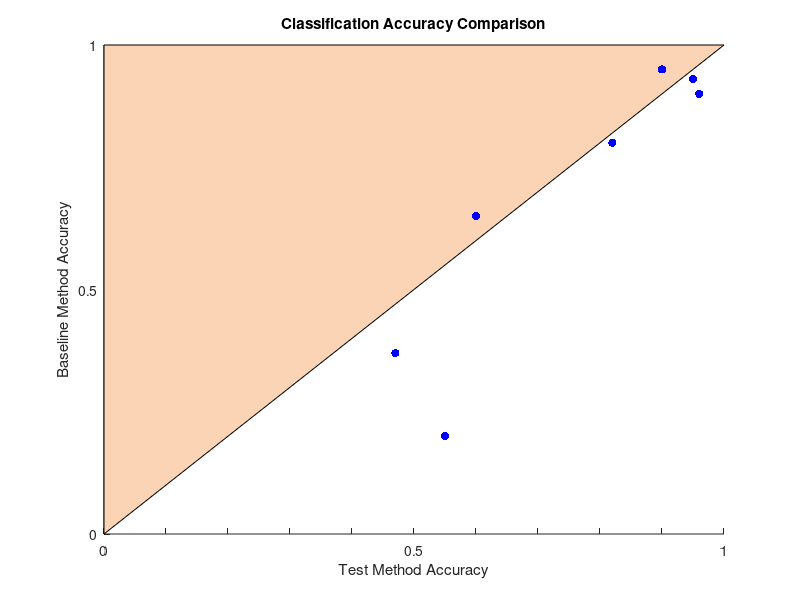

MATLAB code to generate this figure: (Note: this script raises an error after producing the figure.)
%% Plot classification accuracies
% Example of comparing classification accuracy of 2 methods
% Modeled after figure 8 in FastShapelets paper

% Start with some 'dummy' classification values for now
baseline_method_classifications = [80 65 20 37 95 93 90];
test_method_classifications = [82 60 55 47 90 95 96];

% Divide both my 100 (this will be needed for the actual data as well)
baseline_method_classifications = baseline_method_classifications/100;
test_method_classifications = test_method_classifications/100;

figure;
hold on;

% Change values to x and y for plotting clarity
x = test_method_classifications;
y = baseline_method_classifications;

% Shade in upper region
triangle_x = [0 0 1];
triangle_y = [0 1 1];
fill(triangle_x, triangle_y, [250,212,180]/255)

% Plot points
scatter(x, y, 'b', 'filled')

% Set x and y limits and tick labels
xlim([0 1]);
xticks(0:0.1:1);
xticklabels({'0', '', '', '', '', '0.5', '', '', '', '', '1'});

ylim([0 1]);
yticks(0:0.1:1);
yticklabels({'0', '', '', '', '', '0.5', '', '', '', '', '1'});

% Set axes labels and title
xlabel('Test Method Accuracy')
ylabel('Baseline Method Accuracy')
title('Classification Accuracy Comparison')

% Bring axes properties to the front so they're in front of the fill
ax = gca;

ax.Layer= 'top';
ax.Box = 'on';

% Label clearly where each algorithm is better
text(0.7, 0.2, 'In this area,', 'FontSize', 12)
text(0.7, 0.15, 'test algorithm is better', 'FontSize', 12)

text(0.1, 0.8, 'In this area,', 'FontSize', 12)
text(0.1, 0.75, 'baseline algorithm is better', 'FontSize', 12)
hold off;

%% Plot Accuracy Ratios
% Modeled after figure 11 in FastShapelets paper
figure;
hold on;

% Shade in NE and SW regions for true positives and true negatives
square_NE_x = [1 1 1.5 1.5];
square_NE_y = [1 1.5 1.5 1];
fill(square_NE_x, square_NE_y, [250,212,180]/255)

square_SW_x = [0.5 0.5 1 1];
square_SW_y = [0.5 1 1 0.5];
fill(square_SW_x, square_SW_y, [250,212,180]/255)

% Sample 'dummy' data
expected_ratios = [1.3 1.2 1.05 0.85 0.7 1.2 1.13];
actual_ratios = [1.1 1.4 0.9 0.7 1.43 0.9 1.1];
scatter(expected_ratios, actual_ratios, 'b', 'filled');

% Set x and y limits and tick labels
xlim([0.5 1.5]);
xticks(0.5:0.1:1.5);
xticklabels({'0.5', '', '', '', '', '1', '', '', '', '', '1.5'});

ylim([0.5 1.5]);
yticks(0.5:0.1:1.5);
yticklabels({'0.5', '', '', '', '', '1', '', '', '', '', '1.5'});

% Set axes labels and title
xlabel('Expected Ratio (Test vs. Baseline)')
ylabel('Actual Ratio (Test vs. Baseline)')
title('Accuracy Ratio')

% Bring axes properties to the front so they're in front of the fill
ax = gca;

ax.Layer= 'top';
ax.Box = 'on';

% Label true positives, false positives, false negatives, and true
% negatives
text(1.3, 1.3, 'TP', 'FontSize', 12)
text(1.3, 0.7, 'FP', 'FontSize', 12)

text(0.7, 1.3, 'FN', 'FontSize', 12)
text(0.7, 0.7, 'TN', 'FontSize', 12)
hold off;



